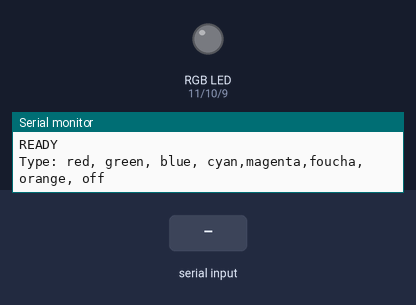
The sketch below on a simulated Arduino Uno, built with avr-gcc and run on an emulated ATmega328P. Parts: an RGB LED mixed from three pins (HIGH = lit), the last lines printed to the serial monitor. The test bench sets the inputs (shaded band). Dim RGB values are drawn brighter than linear.

Above: at 2.2 s.
2.3 s: "red\n" received over Serial
At 2.9 s:
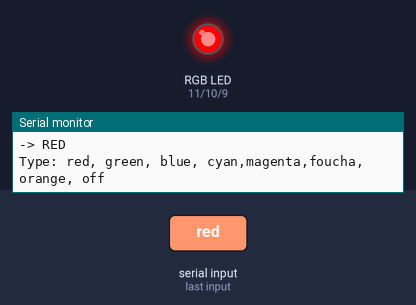
3.8 s: "green\n" received over Serial
At 4.3 s:
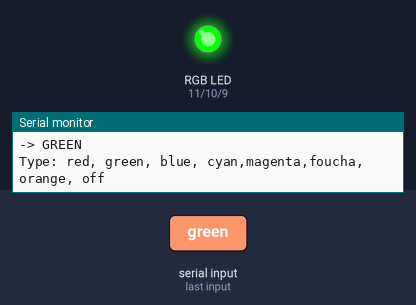
5.3 s: "blue\n" received over Serial
At 6.5 s:
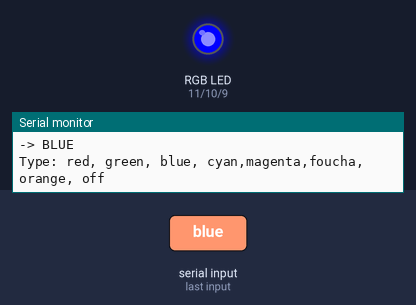
6.8 s: "cyan\n" received over Serial
At 7.6 s:
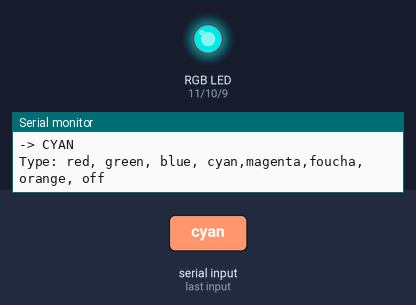
8.3 s: "magenta\n" received over Serial
At 9.1 s:
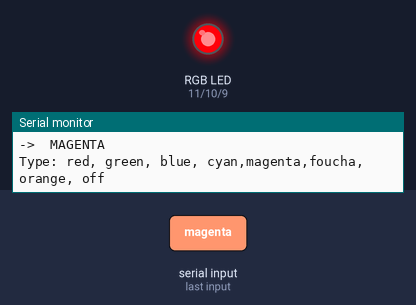
9.8 s: "orange\n" received over Serial
At 10.2 s:
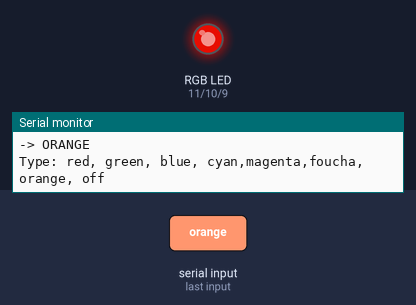
Timing chart, 0 to 12.3 s (numbered marks = the images above; inputs shaded):
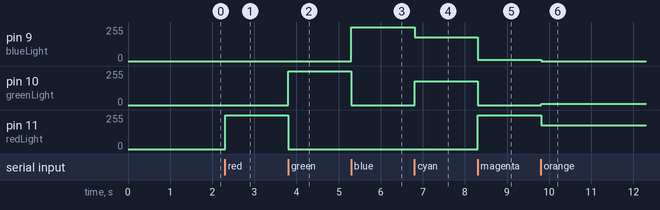

The sketch:

RGB-LED-serial-control.ino
```cpp
const int redLight   = 11;
const int greenLight = 10;
const int blueLight  = 9;

void setup() {
  pinMode(redLight, OUTPUT);
  pinMode(greenLight, OUTPUT);
  pinMode(blueLight, OUTPUT);

  // Start with LED off
  digitalWrite(redLight, LOW);
  digitalWrite(greenLight, LOW);
  digitalWrite(blueLight, LOW);

  Serial.begin(9600);
  delay(1000);
  Serial.println("READY");
  Serial.println("Type: red, green, blue, cyan,magenta,foucha,orange, off");
}

void loop() {
  if (Serial.available() > 0) {
    String colour = Serial.readStringUntil('\n');
    colour.trim();
    colour.toLowerCase();   // makes input case-insensitive

    Serial.print("Received: [");
    Serial.print(colour);
    Serial.println("]");

    if (colour == "red") {
      digitalWrite(redLight, HIGH);
      digitalWrite(greenLight, LOW);
      digitalWrite(blueLight, LOW);
      Serial.println("-> RED");
    }
    else if (colour == "green") {
      digitalWrite(redLight, LOW);
      digitalWrite(greenLight, HIGH);
      digitalWrite(blueLight, LOW);
      Serial.println("-> GREEN");
    }
    else if (colour == "blue") {
      digitalWrite(redLight, LOW);
      digitalWrite(greenLight, LOW);
      digitalWrite(blueLight, HIGH);
      Serial.println("-> BLUE");
    }
    else if (colour == "cyan") {
      digitalWrite(redLight, LOW);
      analogWrite(greenLight, 180);
      analogWrite(blueLight, 180);
      Serial.println("-> CYAN");
    }
    else if (colour == "off") {
      digitalWrite(redLight, LOW);
      digitalWrite(greenLight, LOW);
      digitalWrite(blueLight, LOW);
      Serial.println("-> OFF");
    }
    else if (colour == "magenta") {
      analogWrite(redLight, 255);
      digitalWrite(greenLight, LOW);
      analogWrite(blueLight, 10);
      Serial.println("->  MAGENTA");
    }
    else if (colour == "foucha") {
      analogWrite(redLight, 255);
      digitalWrite(greenLight, LOW);
      analogWrite(blueLight, 50);
      Serial.println("-> FOUCHA");
    }
     else if (colour == "orange") {
      analogWrite(redLight, 180);
      analogWrite(greenLight,10 );
      digitalWrite(blueLight, LOW);
      Serial.println("-> ORANGE ");
    }
    else {
      Serial.println("Unknown colour");
    }

    Serial.println("Type: red, green, blue, cyan,magenta,foucha,orange, off");
  }
}
```

Measured:
- after the input at 2.3 s, pin 11 (redLight): 0/255 → 255/255 at once
- after the input at 3.8 s, pin 10 (greenLight): 0/255 → 255/255 at once; pin 11 (redLight): 255/255 → 0/255 at once
- after the input at 5.3 s, pin 9 (blueLight): 0/255 → 255/255 at once; pin 10 (greenLight): 255/255 → 0/255 at once
- after the input at 6.8 s, pin 9 (blueLight): 255/255 → 180/255 at once; pin 10 (greenLight): 0/255 → 180/255 at once
- after the input at 8.3 s, pin 9 (blueLight): 180/255 → 10/255 at once; pin 10 (greenLight): 180/255 → 0/255 at once; pin 11 (redLight): 0/255 → 255/255 at once
- after the input at 9.8 s, pin 9 (blueLight): 10/255 → 0/255 at once; pin 10 (greenLight): 0/255 → 10/255 at once; pin 11 (redLight): 255/255 → 180/255 at once
